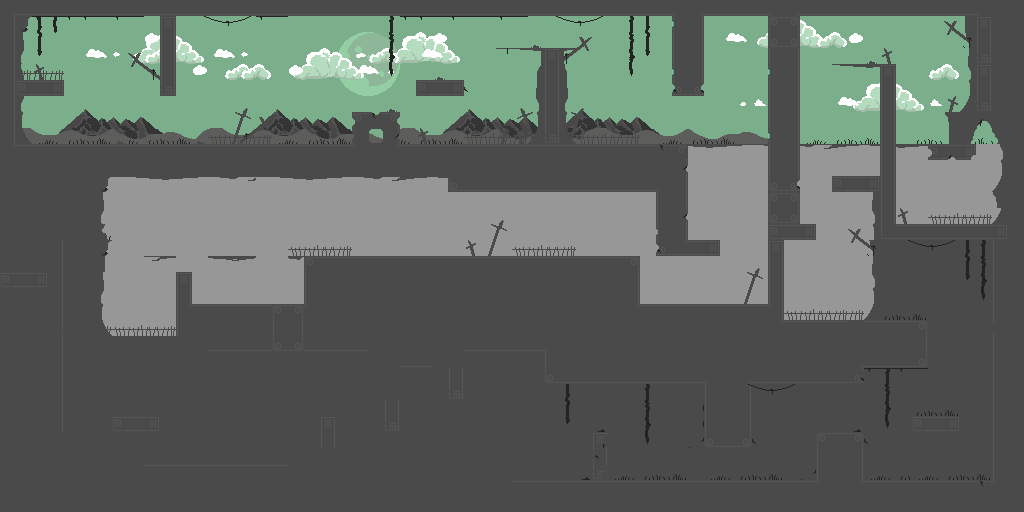

A 2D game scene composited from a Tiled map and its tileset images. What follows is a short description and the map's XML, with each tile layer's data collapsed to a summary:
An orthogonal 64x32 tile map with 16x16 px tiles, 7 tile layers (Слой тайлов 1, фон1, фон2, блоки, ...) and 52 objects (49x block, 2x coin, player).

<map version="1.10" tiledversion="1.10.2" orientation="orthogonal" renderorder="left-up" width="64" height="32" tilewidth="16" tileheight="16" infinite="0" nextlayerid="9" nextobjectid="67">
 <tileset firstgid="1" name="Day" tilewidth="16" tileheight="16" tilecount="512" columns="32">
  <image source="Night.png" width="512" height="256" />
 </tileset>
 <layer id="1" name="Слой тайлов 1" width="64" height="32">
  <data>[2048 cells, 2047 non-empty, 10 distinct tile ids]</data>
 </layer>
 <layer id="2" name="фон1" width="64" height="32">
  <data>[2048 cells, 128 non-empty, 51 distinct tile ids]</data>
 </layer>
 <layer id="3" name="фон2" width="64" height="32">
  <data>[2048 cells, 138 non-empty, 52 distinct tile ids]</data>
 </layer>
 <layer id="4" name="блоки" width="64" height="32">
  <data>[2048 cells, 1200 non-empty, 84 distinct tile ids]</data>
 </layer>
 <layer id="5" name="предметы1" width="64" height="32">
  <data>[2048 cells, 209 non-empty, 89 distinct tile ids]</data>
 </layer>
 <layer id="6" name="предметы2" width="64" height="32">
  <data>[2048 cells, 197 non-empty, 74 distinct tile ids]</data>
 </layer>
 <layer id="7" name="предметы3" width="64" height="32">
  <data>[2048 cells, 62 non-empty, 29 distinct tile ids]</data>
 </layer>
 <objectgroup id="8" name="объекты">
  <object id="1" name="player" gid="385" x="30.5" y="76" width="16" height="16" />
  <object id="2" name="block" x="-0.5" y="-2" width="978.5" height="16" />
  <object id="4" name="block" x="672.5" y="11.5" width="30" height="82.5" />
  <object id="5" name="block" x="767.5" y="48" width="32" height="143" />
  <object id="6" name="block" x="879.5" y="65" width="15.5" height="173" />
  <object id="7" name="block" x="832.5" y="64.5" width="47" height="2" />
  <object id="8" name="block" x="833" y="177" width="49" height="13.5" />
  <object id="9" name="block" x="776" y="224.5" width="40.5" height="14.5" />
  <object id="10" name="block" x="768.5" y="225.5" width="14" height="94" />
  <object id="11" name="block" x="657.5" y="241.5" width="61.5" height="14" />
  <object id="12" name="block" x="657.5" y="147.5" width="30" height="104" />
  <object id="14" name="block" x="449" y="146" width="238" height="45" />
  <object id="15" name="block" x="353" y="113" width="45.5" height="31.5" />
  <object id="16" name="block" x="416.5" y="80" width="46" height="14" />
  <object id="17" name="block" x="541.5" y="49" width="21.5" height="101" />
  <object id="18" name="block" x="497" y="48" width="82.5" height="1.5" />
  <object id="19" name="block" x="160.5" y="11.5" width="14.5" height="83" />
  <object id="20" name="block" x="-1" y="9.5" width="21.5" height="274.5" />
  <object id="21" name="block" x="6" y="81" width="58.5" height="15" />
  <object id="22" name="block" x="0.5" y="145" width="553" height="30.5" />
  <object id="23" name="block" x="970.5" y="0" width="71.5" height="118" />
  <object id="24" name="block" x="950" y="112.5" width="20.5" height="33.5" />
  <object id="25" name="block" x="1003" y="107.5" width="21.5" height="131.5" />
  <object id="26" name="block" x="881.5" y="223.5" width="136" height="15.5" />
  <object id="27" name="block" x="992.5" y="236.5" width="32.5" height="259" />
  <object id="28" name="block" x="9.5" y="481" width="1014.5" height="29.5" />
  <object id="29" name="block" x="1" y="174.5" width="62" height="335.5" />
  <object id="30" name="block" x="114" y="418" width="44" height="12.5" />
  <object id="31" name="block" x="177" y="272" width="14" height="79.5" />
  <object id="32" name="block" x="145" y="256" width="29" height="3" />
  <object id="33" name="block" x="208.5" y="255" width="46.5" height="2.5" />
  <object id="34" name="block" x="289" y="256.5" width="350" height="3" />
  <object id="35" name="block" x="766.5" y="320" width="160.5" height="47.5" />
  <object id="36" name="block" x="545.5" y="321" width="317.5" height="61.5" />
  <object id="37" name="block" x="304" y="305" width="471" height="47" />
  <object id="38" name="block" x="306" y="258.5" width="18" height="49.5" />
  <object id="39" name="block" x="625" y="257.5" width="14.5" height="48.5" />
  <object id="40" name="block" x="97" y="336.5" width="83" height="6.5" />
  <object id="41" name="block" x="128" y="463.5" width="209" height="21" />
  <object id="42" name="block" x="321.5" y="416.5" width="15.5" height="51" />
  <object id="43" name="block" x="384.5" y="341.5" width="14.5" height="89" />
  <object id="44" name="block" x="448.5" y="343" width="13.5" height="56.5" />
  <object id="45" name="block" x="394.5" y="343" width="55.5" height="24" />
  <object id="47" name="block" x="591.5" y="434" width="16.5" height="48" />
  <object id="48" name="block" x="704" y="380" width="46.5" height="67" />
  <object id="49" name="block" x="817" y="433.5" width="46.5" height="49.5" />
  <object id="50" name="block" x="913" y="417.5" width="45.5" height="14.5" />
  <object id="51" name="block" x="930" y="146" width="44.5" height="11" />
  <object id="52" name="block" x="966" y="12" width="16" height="19" />
  <object id="64" name="coin" gid="289" x="975.5" y="145.5" width="16" height="16" />
  <object id="65" name="block" x="177" y="305" width="95" height="45" />
  <object id="66" name="coin" gid="289" x="36" y="42" width="16" height="16" />
 </objectgroup>
</map>
